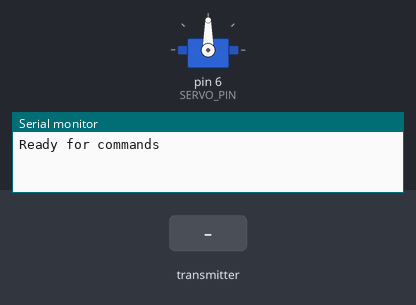
Bench run of a sketch on a simulated Arduino Uno, built with avr-gcc and run on an emulated ATmega328P. Parts: servo, the last lines printed to the serial monitor. Inputs (shaded band) come from the test bench. No radio packets arrive unless stated.

Above: at 1.2 s.
1.3 s: the transmitter starts sending motor_code = 1
At 1.77 s:
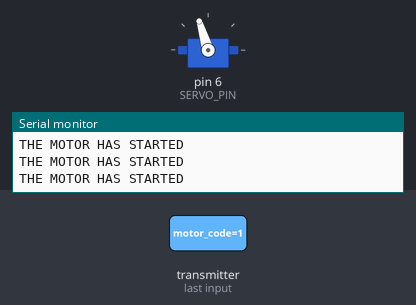
At 2.37 s:
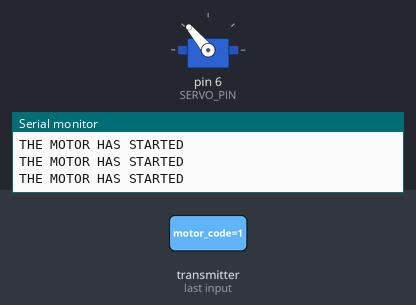
4.3 s: the transmitter starts sending motor_code = 0
At 6.61 s:
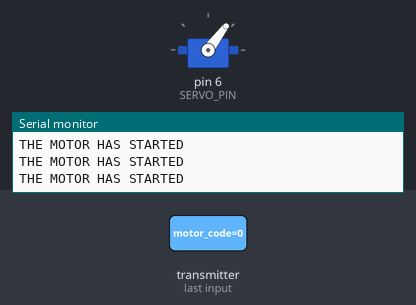
Timing chart, 0 to 16.3 s (numbered marks = the images above; inputs shaded):
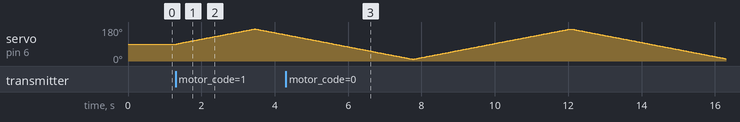

Measured:
- after the input at 1.3 s, servo on pin 6 (SERVO_PIN): rises from 90° to 170° in 2.1 s, then falls to 139° in 0.82 s

The sketch:

Arduino_NRF24L01_Receive.ino
```cpp
#include <SPI.h>
#include "RF24.h" // This is the RF24 library that may need to be installed through the Manage Libraries feature in the IDE.

#include <Servo.h>//Include and create a servo object for controlling the servo motor
Servo servo;

RF24 radio(9, 10);//Create a commuications object for talking to the NRF24L01
const uint64_t send_pipe=0xB01DFACECEL;//These are just arbitrary 64bit numbers to use as pipe identifiers
const uint64_t recv_pipe=0xDEADBEEFF1L;//They must be the same on both ends of the communciations

//As in the transmit code these are the possible motor codes.
#define CODE_NONE 0
#define CODE_MOTOR_START 1
#define CODE_MOTOR_STOP 2
#define CODE_MOTOR_EXPLODE 3

#define SERVO_PIN 6//This is obviously the pin which tells the servo what to do

//These three variables are for controlling the motor's sweeping back and fourth
bool motor_running=false;
float position=90;
int direction=1;

void setup()
{
  Serial.begin(9600);//Set up comm with the IDE serial monitor
  Serial.println("Ready for commands");
  radio.begin();//Start up the radio object
  radio.setRetries(15,15);//This will improve reliability of the module if it encounters interference
  radio.setPALevel(RF24_PA_LOW);//This sets the power low. This will reduce the range. RF24_PA_MAX would increase the range
  radio.openWritingPipe(send_pipe);//Thses are the reverse of the transmit code.
  radio.openReadingPipe(1,recv_pipe);
  radio.startListening();//Give the module a kick
  servo.attach(SERVO_PIN);//Spool up the servo
}

void loop()
{
  unsigned long motor_code=CODE_NONE;

  if( radio.available())//Keep checking on each loop to see if any data has come in
  {
    while(radio.available())//Loop while there is incoming data. The packets are one unsigned long in total so it shoudl only loop once
    {
      radio.read(&motor_code, sizeof(unsigned long));//Stuff the incoming packet into the motor_code variable
    }
    radio.stopListening();//We have heard so now we will send an ack
    radio.write(&motor_code, sizeof(unsigned long));//Turn the motor code around and send it back
    radio.startListening();//Go back to listening as this is what this mostly does

    //set the motor_running varible depending upon the code received
    if(motor_code==CODE_MOTOR_START)
    {
      Serial.println("THE MOTOR HAS STARTED");
      motor_running=true;
    }
    else if(motor_code==CODE_MOTOR_STOP)
    {
      Serial.println("THE MOTOR HAS STOPPED");
      motor_running=false;
    }
    else if(motor_code==CODE_MOTOR_EXPLODE)
    {
      Serial.println("*** BOOM !!! *** THE MOTOR HAS EXPLODED");
      motor_running=false;
    }
  }
  if(motor_running==true) //If any of the above code set the motor_running to true then, run the motor
  {
    //This just sweeps the motor back and fourth.
    position+=0.4f*(float)direction;
    if(position>170.0f || position<10.0f){direction*=-1;}
    servo.write(position);
    delay(10);
  }
}
```
